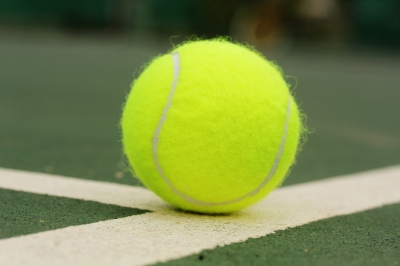
//> input picture object_detection/tennis-ball.jpg, 400 x 266 px
$ ./findObject tennis-ball.jpg   (built with g++ and OpenCV 4)
//> lines starting //> are read from the running program, lines starting //| are printed output that depends on the picture; after the words box and inside, x2 and y2 are one past the last pixel; in counts of white or black regions, pixels touching at a corner belong together
#include <opencv2/core/core.hpp>
#include <opencv2/imgproc/imgproc.hpp>
#include <opencv2/highgui/highgui.hpp>
#include <math.h>
#include <stdio.h>

using namespace std;
using namespace cv;

double magnitude(vector<double> v) {
  double sum = 0.0;
  for (int i = 0; i < v.size(); i++)
    sum += v[i] * v[i];
  return sqrt(sum);
}

bool within(Vec3b color1, Vec3b color2, int tolerance) {
  vector<double> difference(3, 0);
  difference[0] = (double)color1[0] - (double)color2[0];
  difference[1] = (double)color1[1] - (double)color2[1];
  difference[2] = (double)color1[2] - (double)color2[2];
  return magnitude(difference) < tolerance;
}

int main(int argc, char *argv[]) {
  /* open an image */
  string name = argv[1];
  Mat old_image = imread(name);
//> old_image is the input picture: 266 rows x 400 cols, CV_8UC3; mean B, G, R 74.5, 137.1, 122.5
  Mat image = old_image.clone();

  /* mask the image for the object */
  Vec3b target(29, 228, 200);
  int tolerance = 80;
  for (int y = 0; y < image.rows; y++) {
    for (int x = 0; x < image.cols; x++) {
      Vec3b pixel = old_image.at<Vec3b>(y, x);
      Vec3b white(255, 255, 255);
      if (!within(pixel, target, tolerance))
        image.at<Vec3b>(y, x) = white;
    }
  }
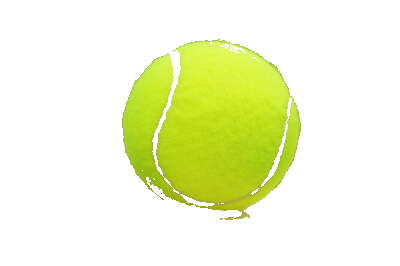
//> image: 266 rows x 400 cols, CV_8UC3; mean B, G, R 209, 247.1, 241

  /* locate the center of the ball */
  /* create a histogram for both axes */
  vector<int> histogram_x(image.cols, 0);
  vector<int> histogram_y(image.rows, 0);
  for (int y = 0; y < image.rows; y++) {
    for (int x = 0; x < image.cols; x++) {
      Vec3b pixel = image.at<Vec3b>(y, x);
      if (!(pixel[2] == 255 && pixel[1] == 255 && pixel[0] == 255)) {
        histogram_x[x] += 1;
        histogram_y[y] += 1;
      }
    }
  }
//> after the loop, histogram_x = 400 values, max 171 at index 220, min 0 at index 0, mean 56.56; histogram_y = 266 values, max 175 at index 123, min 0 at index 0, mean 85.06

  /* find the midpoint by doing
   * sum(f(x) * x) / sum(f(x))  for each axis
   */
  unsigned long midx = 0, midy = 0;
  unsigned long countx = 0, county = 0;
  for (int i = 0; i < image.cols; i++) {
    midx += histogram_x[i] * i;
    countx += histogram_x[i];
  }
//> after the loop, midx = 4788502; countx = 22625
  for (int i = 0; i < image.rows; i++) {
    midy += histogram_y[i] * i;
    county += histogram_y[i];
  }
//> this loop made 266 passes
//> (midy, county) on passes 1 to 3: (0, 0), (0, 0), (0, 0)
//> after the loop, midy = 2848457; county = 22625
  midx /= countx;
//> midx = 211
  midy /= county;
//> midy = 125

  /* output results */
  printf("midx: %d, midy: %d\n", (int)midx, (int)midy);
//| midx: 211, midy: 125
  image.at<Vec3b>((int)midy-1, (int)midx-1) = Vec3b(0, 0, 255);
//> image: 266 rows x 400 cols, CV_8UC3; 1 pixels changed, all inside (x1, y1, x2, y2) = (210, 124, 211, 125)
  image.at<Vec3b>((int)midy-1, (int)midx+0) = Vec3b(0, 0, 255);
//> image: 266 rows x 400 cols, CV_8UC3; mean B, G, R 209, 247.1, 241
  image.at<Vec3b>((int)midy-1, (int)midx+1) = Vec3b(0, 0, 255);
//> image: 266 rows x 400 cols, CV_8UC3; mean B, G, R 209, 247.1, 241
  image.at<Vec3b>((int)midy+0, (int)midx-1) = Vec3b(0, 0, 255);
//> image: 266 rows x 400 cols, CV_8UC3; mean B, G, R 209, 247.1, 241
  image.at<Vec3b>((int)midy+0, (int)midx+0) = Vec3b(0, 0, 255);
//> image: 266 rows x 400 cols, CV_8UC3; mean B, G, R 209, 247.1, 241
  image.at<Vec3b>((int)midy+0, (int)midx+1) = Vec3b(0, 0, 255);
//> image: 266 rows x 400 cols, CV_8UC3; mean B, G, R 209, 247.1, 241
  image.at<Vec3b>((int)midy+1, (int)midx-1) = Vec3b(0, 0, 255);
//> image: 266 rows x 400 cols, CV_8UC3; mean B, G, R 209, 247.1, 241
  image.at<Vec3b>((int)midy+1, (int)midx+0) = Vec3b(0, 0, 255);
//> image: 266 rows x 400 cols, CV_8UC3; mean B, G, R 209, 247.1, 241
  image.at<Vec3b>((int)midy+1, (int)midx+1) = Vec3b(0, 0, 255);
//> image: 266 rows x 400 cols, CV_8UC3; mean B, G, R 209, 247.1, 241

  /* open a window, display it */
  namedWindow("picture", CV_WINDOW_AUTOSIZE);
  imshow("picture", old_image);
  namedWindow("new picture", CV_WINDOW_AUTOSIZE);
  imshow("new picture", image);
  waitKey(0);
  destroyAllWindows();

  return 0;
}
